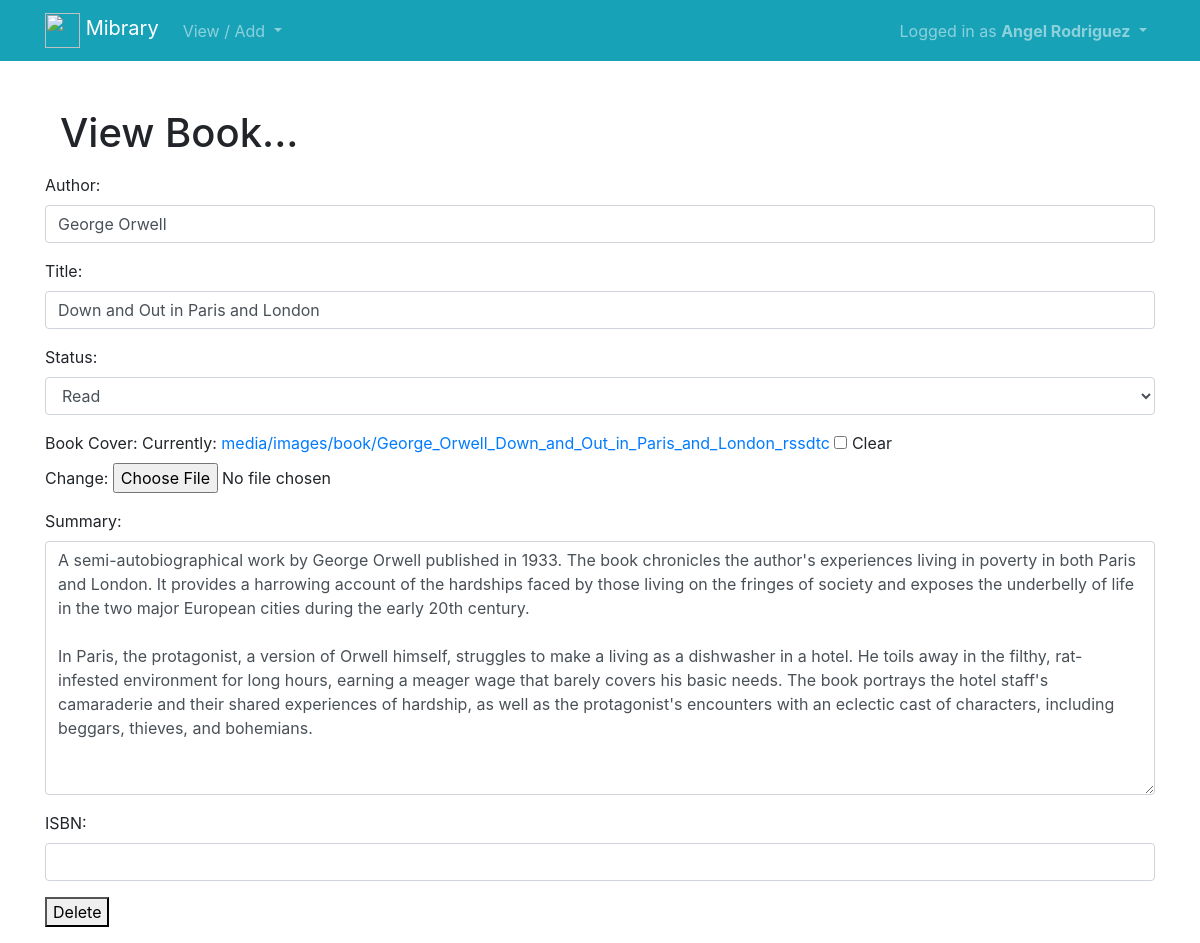
The app's page /book/2 (signed in) with its own data.
### book/models.py (models this page shows, shortened)
class Book(models.Model):
    author = models.CharField(max_length=100)
    title = models.CharField(max_length=100)
    book_img = models.ImageField(
        null=True, blank=True, upload_to="images/book/")
    summary = RichTextField(blank=True, null=True)
    isbn = models.CharField(blank=True, null=True, max_length=25)
    status = models.CharField(blank=True, null=True, max_length=100, default='Want to read')
    created = models.DateTimeField(auto_now_add=True)
    user = models.ForeignKey(User, on_delete=models.CASCADE)

### book/views.py (the view, shortened to what this page needs)
# urls.py: path('book/<int:book_pk>', views.viewbook, name='viewbook'),
@login_required
def viewbook(request, book_pk):
    book = get_object_or_404(Book, pk=book_pk, user=request.user)
    if request.method == 'GET':
        form = BookForm(instance=book)
        return render(request, 'book/viewbook.html', {'book': book, 'form': form})

### book/forms.py
class BookForm(ModelForm):
    class Meta:
        model = Book
        fields = ('author', 'title', 'status',
                  'book_img', 'summary', 'isbn')
        ordering = ['-id']
        labels = {'book_img': ('Book Cover'), 'isbn': ('ISBN')}
        widgets = {
            'author': forms.TextInput(attrs={'class': 'form-control'}),
            'title': forms.TextInput(attrs={'class': 'form-control'}),
            'status': forms.Select(choices=status_list, attrs={'class': 'form-control'}),
            'summary': forms.Textarea(attrs={'class': 'form-control'}),
            'isbn': forms.TextInput(attrs={'class': 'form-control'}),
        }

### book/templates/book/viewbook.html (shortened to what this page needs)
{% extends "book/base.html" %} {% block title %} View Book {% endblock %} {% block content %}
<div class="container mt-5">
    <h1>View Book...</h1>
</div>
<div class="form-group mt-3">
    <form method="POST">
        {% csrf_token %} {{ form.as_p }}
    </form style='display: none;' method="POST" action="{% url 'deletebook' book.id %}">
    <button id="delete" type="submit">Delete</button>
</div>
{% endblock %}

### book/templates/book/base.html (shortened to what this page needs)
{% load static %}
<!doctype html>
<html lang="en">
<head>
    <link rel="stylesheet" href="https://stackpath.bootstrapcdn.com/bootstrap/4.4.1/css/bootstrap.min.css">
</head>
<body>
    <nav class="navbar navbar-expand-md navbar-dark bg-info">
        <div class="container">
            <a class="navbar-brand" href="{% url 'home' %}">
                 <img src="https://res.cloudinary.com/angelrodriguez/image/upload/v1603933167/online-library.svg" width="35" height="35" class="d-inline-block align-top">
                <span>Mibrary</span>
            </a>
            <div class="collapse navbar-collapse" id="navbarNav">
                {% if user.is_authenticated %}
                <ul class="navbar-nav mr-auto">
                    <li class="nav-item dropdown">
                        <a class="nav-link dropdown-toggle" href="#" id="navbarDropdown" role="button" data-toggle="dropdown" aria-haspopup="true" aria-expanded="false">
                   View / Add
                </a>
                </ul>
                {% endif %}
                <ul class="navbar-nav ml-auto">
                    <li class="nav-item dropdown">
                        <a class="nav-link dropdown-toggle" href="# " id="navbarDropdown" role="button" data-toggle="dropdown" aria-haspopup="true" aria-expanded="false">
                {% if user.is_authenticated %}
                     {% if user.first_name and user.last_name %}
                     Logged in as <b>{{ user.first_name }} {{ user.last_name }}</b>
                     {% else %}
                     Logged in as <b>{{ user.username|capfirst }}</b>
                     {% endif %}
                </a>
                        {% endif %}
                    </li>
                </ul>
            </div>
        </div>
    </nav>
    <body>
        <div class="content">
            <div class="container mt-5">
             {% block content %}{% endblock %}
        </div>
    </body>
</html>

### records on screen
Book: author "George Orwell", title "Down and Out in Paris and London", status "Read", summary "A semi-autobiographical work by George Orwell published in 1933. The book chronicles the author's experiences living in poverty in both Paris and London. It provides a harrowing account of the hardships faced by those living on the fringes of society and exposes the underbelly of life in the two major European cities during the early 20th century. In Paris, the protagonist, a version of Orwell himself, struggles to make a living as a dishwasher in a hotel. He toils away in the filthy, rat-infested environment for long hours, earning a meager wage that barely covers his basic needs. The book portrays the hotel staff's camaraderie and their shared experiences of hardship, as well as the…"

### other values on screen
{{ user.first_name }} "Angel"
{{ user.last_name }} "Rodriguez"
